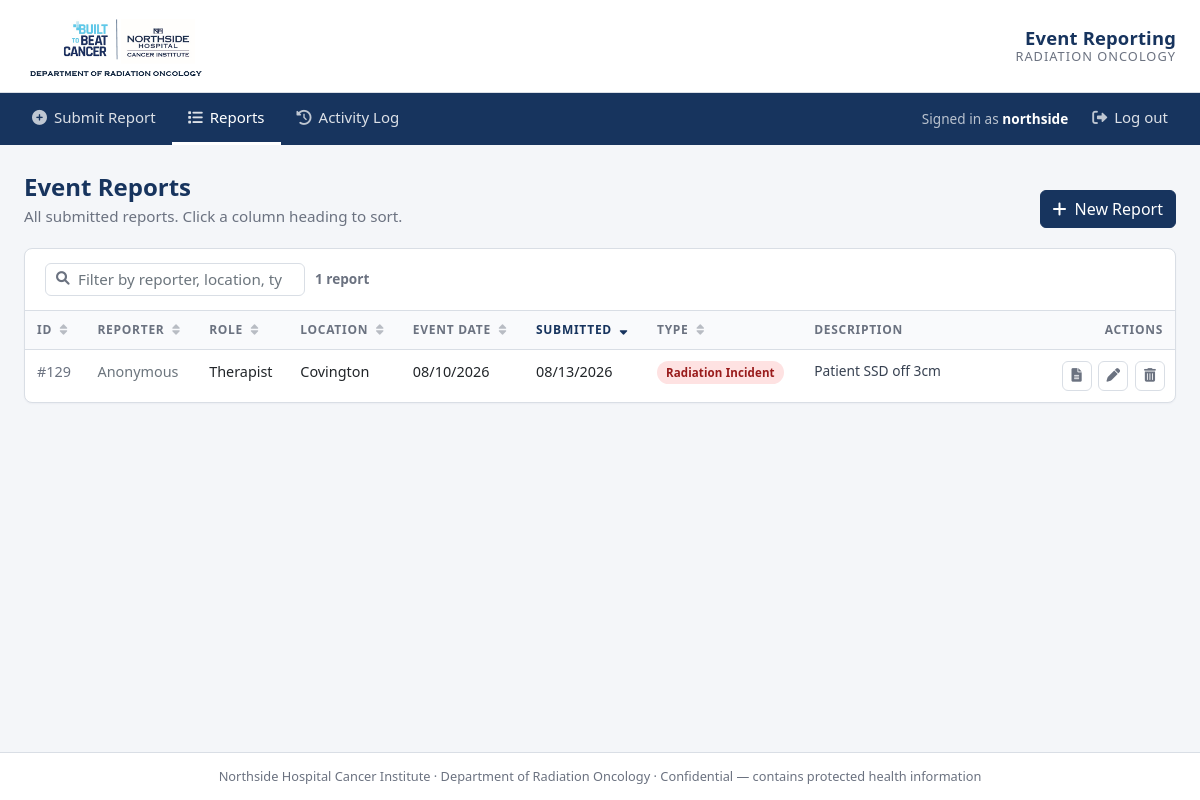
/showReports/ (signed in), run on an earlier commit of the app's database.
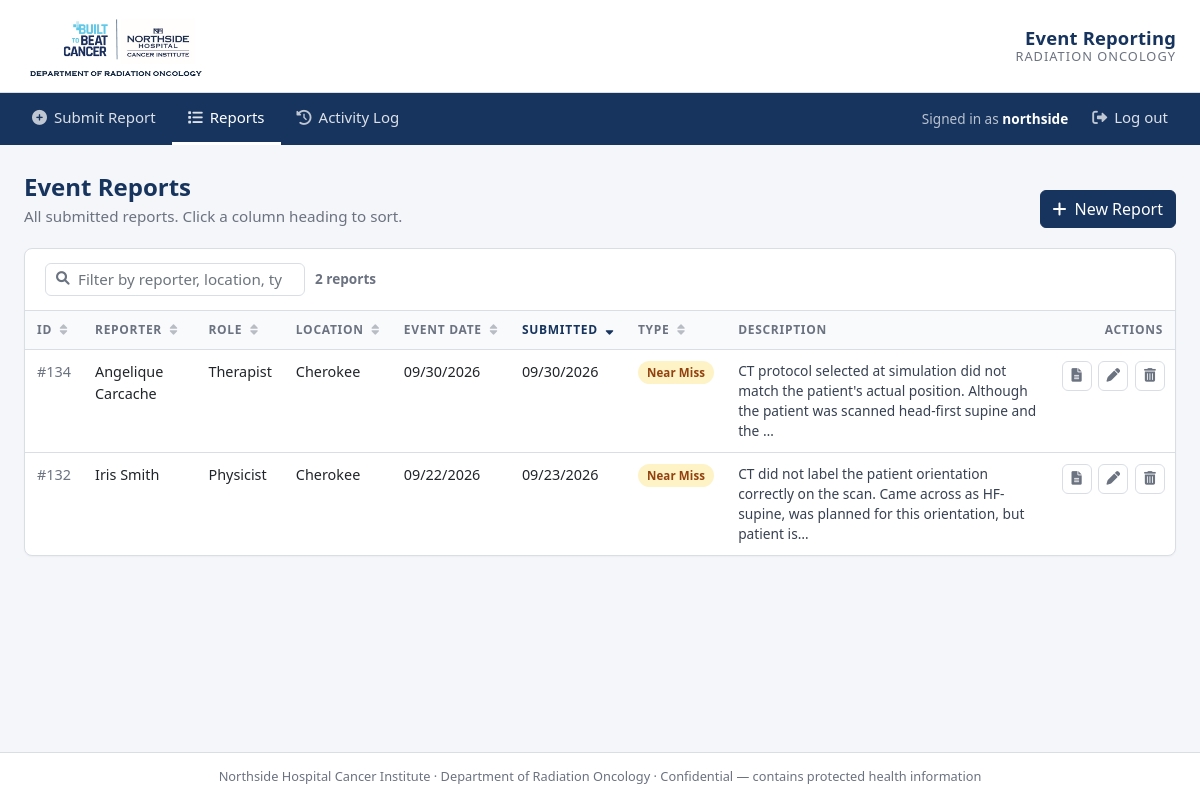
And on a later commit of the database.
### Report/models.py (models this page shows, shortened)
class IncidentReport(models.Model):
    Name = models.CharField(max_length=25, null = True)
    TeamMember = models.CharField(max_length=25, null = True)
    Location = models.CharField(max_length=300, null = False, default = " ")
    ReportDate = models.DateTimeField(auto_now_add=True)
    IncidentDate = models.DateTimeField(auto_now_add=False)
    PatientName = models.CharField(max_length=30, default = '')
    PatientMRN = models.CharField(max_length=30, default = '')
    IncidentType = models.CharField(max_length=30, default = '')
    StageOfCatch = models.CharField(max_length=35, null = True, blank = True)
    IncidentDescription  =  models.CharField(max_length=300)

### Report/views.py (the view)
# urls.py: path('showReports/', views.showReports, name='showReports'),
@login_required
def showReports(request):
    orderBy = request.GET.get('order_by', '-ReportDate')
    allowed = {k for k, _ in SORT_COLUMNS}
    if orderBy.lstrip('-') not in allowed:   # ignore anything that is not a real sortable column
        orderBy = '-ReportDate'
    reports = IncidentReport.objects.all().order_by(orderBy)
    return render(request, 'showReports.html', {
        'reports': reports,
        'order_by': orderBy,
        'sort_columns': SORT_COLUMNS,
    })

### Report/templatetags/report_extras.py (called while the page is built)
@register.filter
def type_badge(value):
    return {
        "Near Miss": "badge-nearmiss",
        "Unsafe Condition": "badge-unsafe",
        "Process Improvement": "badge-process",
        "Therapuetic radiation incident": "badge-radiation",
        "Other safety incident": "badge-other",
    }.get(value, "badge-default")

@register.filter
def type_short(value):
    return {
        "Therapuetic radiation incident": "Radiation Incident",
        "Other safety incident": "Other Safety Incident",
    }.get(value, value)

### Report/templates/showReports.html (shortened to what this page needs)
{% extends 'base.html' %}
{% load report_extras %}
{% block content %}
<div class="page-head">
  <div>
    <h1>Event Reports</h1>
    <p class="lead-text">All submitted reports. Click a column heading to sort.</p>
  </div>
  <a href="{% url 'addReport' %}" class="btn btn-ns"><i class="fas fa-plus mr-2"></i>New Report</a>
</div>
<div class="ns-card">
  <div class="card-head">
    <div class="toolbar">
      <div class="search">
        <i class="fas fa-search"></i>
        <input type="search" class="form-control form-control-sm" id="quickFilter" placeholder="Filter by reporter, location, type…">
      </div>
      <span class="count"><span id="rowCount">{{ reports|length }}</span> report{{ reports|length|pluralize }}</span>
    </div>
  </div>
  <div class="table-responsive">
    <table class="table ns-table">
      <thead>
        <tr>
          {% for key, label in sort_columns %}
          <th class="{% if order_by == key or order_by == '-'|add:key %}sorted{% endif %}">
            <a href="?order_by={% if order_by == key %}-{{ key }}{% else %}{{ key }}{% endif %}">
              {{ label }}
              <i class="fas sort {% if order_by == key %}fa-sort-up{% elif order_by == '-'|add:key %}fa-sort-down{% else %}fa-sort{% endif %}"></i>
            </a>
          </th>
          {% endfor %}
          <th>Description</th>
          <th class="text-right">Actions</th>
        </tr>
      </thead>
      <tbody>
        {% for report in reports %}
          {% include 'showReportBase.html' %}
        {% empty %}
          <tr><td colspan="9" class="empty"><i class="fas fa-inbox fa-2x d-block mb-2"></i>No reports have been submitted yet.</td></tr>
        {% endfor %}
      </tbody>
    </table>
  </div>
</div>
{% endblock %}

### Report/templates/showReportBase.html (shortened to what this page needs)
{% load report_extras %}
<tr data-row>
  <td class="id">#{{ report.id }}</td>
  <td>{{ report.Name|default:"<span class='text-muted'>Anonymous</span>" }}</td>
  <td>{{ report.TeamMember|default:"—" }}</td>
  <td class="nowrap">{{ report.Location }}</td>
  <td class="nowrap">{{ report.IncidentDate|date:'m/d/Y' }}</td>
  <td class="nowrap">{{ report.ReportDate|date:'m/d/Y' }}</td>
  <td><span class="badge-type {{ report.IncidentType|type_badge }}">{{ report.IncidentType|type_short|default:"—" }}</span></td>
  <td class="desc">{{ report.IncidentDescription|truncatechars:140 }}</td>
  <td class="actions">
    <a class="icon-btn" href="{% url 'showSingleReport' report.pk %}" title="View full report"><i class="fas fa-file-alt"></i></a>
    <a class="icon-btn" href="{% url 'editReport' report.pk %}" title="Edit report"><i class="fas fa-pen"></i></a>
    <form action="{% url 'deleteReport' report.pk %}" method="post"
          onsubmit="return confirm('Permanently delete report #{{ report.id }}? This cannot be undone.');">
      <button type="submit" class="icon-btn danger" title="Delete report"><i class="fas fa-trash-alt"></i></button>
    </form>
  </td>
</tr>

What changed in the data, as far as the page shows it:
removed IncidentReport: id "129", Name "Anonymous", TeamMember "Therapist", Location "Covington", IncidentDate "08/10/2026", ReportDate "08/13/2026", IncidentType|type_short "Radiation Incident", IncidentDescription "Patient SSD off 3cm"
added IncidentReport: id "134", Name "Angelique Carcache", TeamMember "Therapist", Location "Cherokee", IncidentDate "09/30/2026", ReportDate "09/30/2026", IncidentType|type_short "Near Miss", IncidentDescription "CT protocol selected at simulation did not match the patient's actual position. Although the patient was scanned head-first supine and the …"
added IncidentReport: id "132", Name "Iris Smith", TeamMember "Physicist", Location "Cherokee", IncidentDate "09/22/2026", ReportDate "09/23/2026", IncidentType|type_short "Near Miss", IncidentDescription "CT did not label the patient orientation correctly on the scan. Came across as HF-supine, was planned for this orientation, but patient is…"
Also different on the page:
{{ reports|length }}: "1" → "2"
